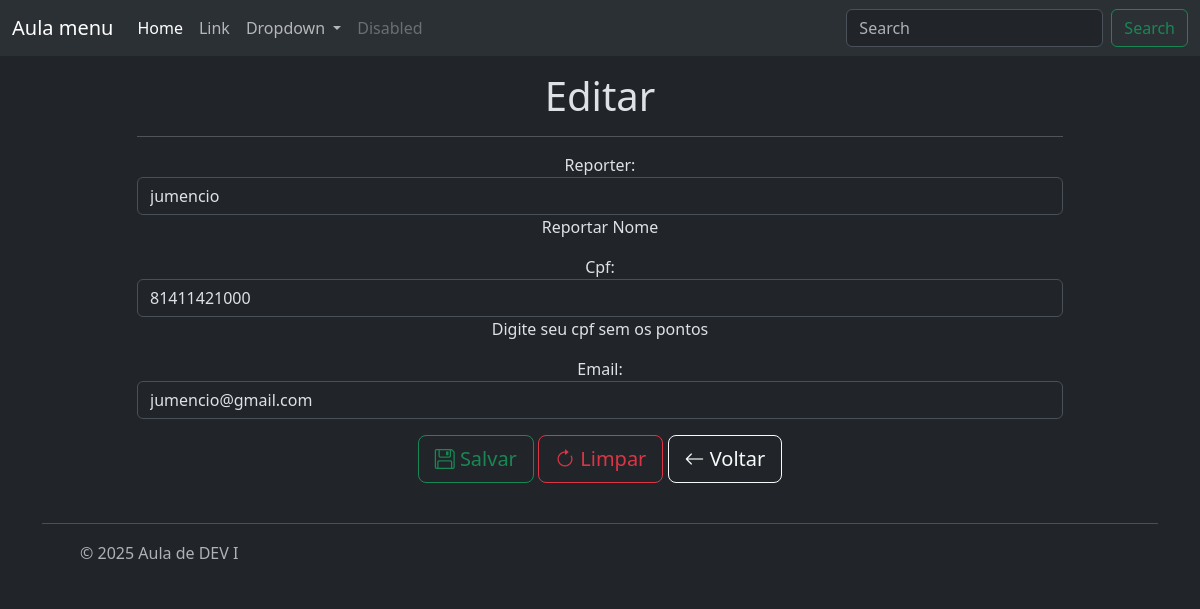
The page /relacionamentos/reporter/funcao/update/9 (signed in) on the database its author committed.
### relacionamentos/models/reporter.py (models this page shows, shortened)
class Reporter(BaseModel):
    nome = models.CharField(max_length = 100,
                            validators=[MinLengthValidator(3)],
                            verbose_name='Reporter',
                            help_text=('Reportar Nome'))
    cpf = models.CharField(max_length = 11,
                           validators=[MinLengthValidator(11), validate_cpf],
                           help_text=('Digite seu cpf sem os pontos'),)
    email = models.CharField(max_length = 255,)
    objects = ReporterManager()

### relacionamentos/views/reporter.py (the view)
# urls.py: path('reporter/funcao/update/<int:reporter_id>', reporter_update, name='reporter_funcao_update'),
@login_required
@permission_required("relacionamentos.view_reporter", raise_exception=True)
@require_http_methods(["GET", "POST"])
def reporter_update(request, reporter_id):
    reporter = get_object_or_404(Reporter, pk=reporter_id)
    if request.method == 'POST':
        form = ReporterForm(request.POST, instance=reporter)
        if form.is_valid():
            form.save()
            return redirect('relacionamentos:reporter_funcao_list')
    else:
        form = ReporterForm(instance=reporter)
    contexto = {
        'form': form,
        'reporter': reporter,
    }
    return render(request, 'exemplos/update.html', contexto)

### relacionamentos/forms/reporter.py
class ReporterForm(BaseForm):
    class Meta:
        model = Reporter
        fields = '__all__'

### relacionamentos/templates/exemplos/update.html (shortened to what this page needs)
{% extends 'base.html' %}
{% block title %}
    <h1>Editar</h1>
{% endblock title %}
{% block content %}
    <form id="Reporter"
          action="{% url 'relacionamentos:reporter_funcao_update' reporter.id %}"
          method="post">
        {{form.as_p  }}
        <button type="submit" class="btn btn-outline-success btn-lg"
                form="Reporter" value="Salvar"><i class="bi bi-floppy"></i>
                Salvar</button>
        <button type="reset" name="reset" class="btn btn-outline-danger btn-lg"
                form="Reporter" value="Reset"><i class="bi bi-arrow-clockwise"></i>
                Limpar</button>
        <a class="btn btn-outline-light btn-lg" role="button"
           href="{% url 'relacionamentos:reporter_funcao_list' %}">
            <i class="bi bi-arrow-left"></i>
                Voltar</a>
    </form>
{% endblock content %}

### rows shown on the page
Reporter: nome "jumencio", cpf "81411421000", email "jumencio@gmail.com"
